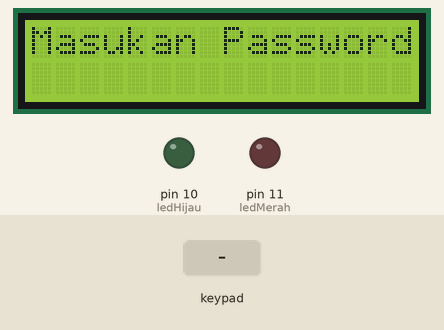
This sketch was run on a simulated Arduino Uno, built with avr-gcc and run on an emulated ATmega328P. Parts: 16×2 character LCD, output pins drawn as LEDs (lit = HIGH). The inputs (shaded band) are chosen by the test bench.

Above: at 1.2 s.
1.3 s: keypad keys 1 2 3 4 # pressed 0.4 s apart
At 3.9 s:
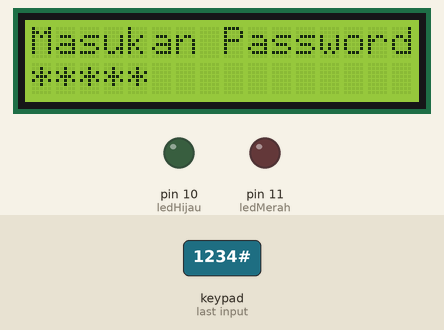
4.8 s: key 'd' pressed
At 5.9 s:
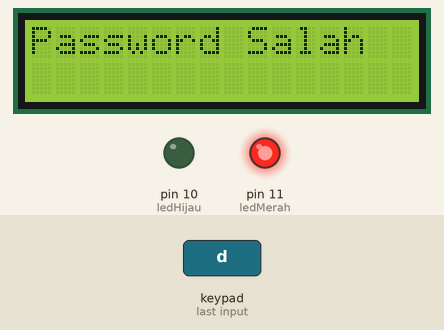
7.8 s: key '1' pressed
At 8.5 s:
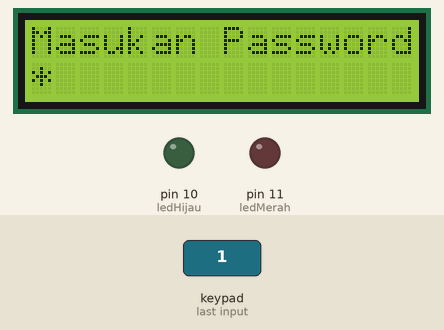
9.3 s: keypad keys 2 3 4 5 # pressed 0.4 s apart
At 11.5 s:
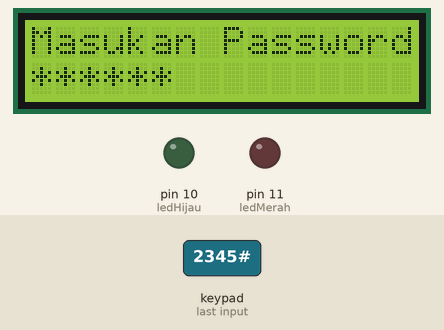
12.8 s: keypad keys 9 8 7 6 # pressed 0.4 s apart
At 15.0 s:
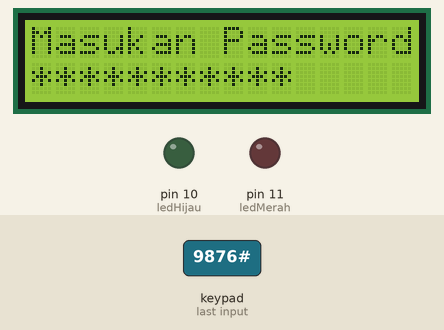
16.3 s: keypad keys 1 3 9 7 # pressed 0.4 s apart
At 19.0 s:
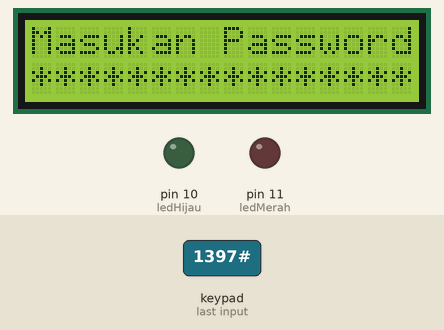
Timing chart, 0 to 20.5 s (numbered marks = the images above; inputs shaded):
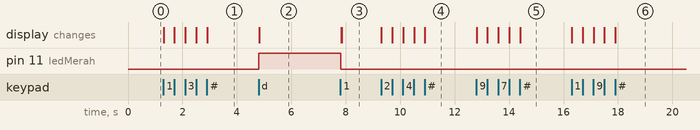

The sketch:

password_led.ino
```cpp
#include <Keypad.h>
#include <Wire.h>
#include <LiquidCrystal_I2C.h>

LiquidCrystal_I2C lcd(0x27, 16, 2);

const byte ROWS = 4;
const byte COLS = 4;

char keys[ROWS][COLS] = {
  {'1', '2', '3', 'a'},
  {'4', '5', '6', 'b'},
  {'7', '8', '9', 'c'},
  {'*', '0', '#', 'd'}
};

byte rowPins[ROWS] = {2, 3, 4, 5};
byte colPins[COLS] = {9, 8, 7, 6};

// pin led
const int ledHijau = 10;
const int ledMerah = 11;

Keypad keypad = Keypad(makeKeymap(keys), rowPins, colPins, ROWS, COLS);

String inputPassword = "";
String correctPassword = "1234";

void setup() {
  pinMode(ledHijau, OUTPUT);
  pinMode(ledMerah, OUTPUT);

  lcd.init();
  lcd.backlight();
  displayInputPrompt();
}

void loop() {
  char key = keypad.getKey();

  if (key) {
    if (key == 'd') { // enter
      checkPassword();
    }
    else if (key == '*') { // reset
      resetInput();
    }
    else {
      if (inputPassword.length() < 16) {
        inputPassword += key;
        lcd.setCursor(inputPassword.length() - 1, 1);
        lcd.print("*"); // hide
      }
    }
  }
}

void checkPassword() {
  lcd.clear();
  if (inputPassword == correctPassword) {
    digitalWrite(ledHijau, HIGH);
    lcd.print("Selamat Datang");
    delay(3000);
    digitalWrite(ledHijau, LOW);
  } else {
    digitalWrite(ledMerah, HIGH);
    lcd.print("Password Salah");
    delay(3000);
    digitalWrite(ledMerah, LOW);
  }
  resetInput();
}

void resetInput() {
  inputPassword = "";
  lcd.clear();
  displayInputPrompt();
}

void displayInputPrompt() {
  lcd.setCursor(0, 0);
  lcd.print("Masukan Password:");
}
```

Measured:
- after the input at 1.3 s, the display: first changes at once (image 1 shows a later state)
- after the input at 4.8 s, pin 11 (ledMerah): LOW → HIGH at once; the display: changes at once (image 2)
- after the input at 7.8 s, the display: first differs from a run without the input after 0.06 s (image 3)
- after the input at 9.3 s, the display: first changes at once (image 4 shows a later state)
- after the input at 12.8 s, the display: first changes at once (image 5 shows a later state)
- after the input at 16.3 s, the display: first changes at once (image 6 shows a later state)
